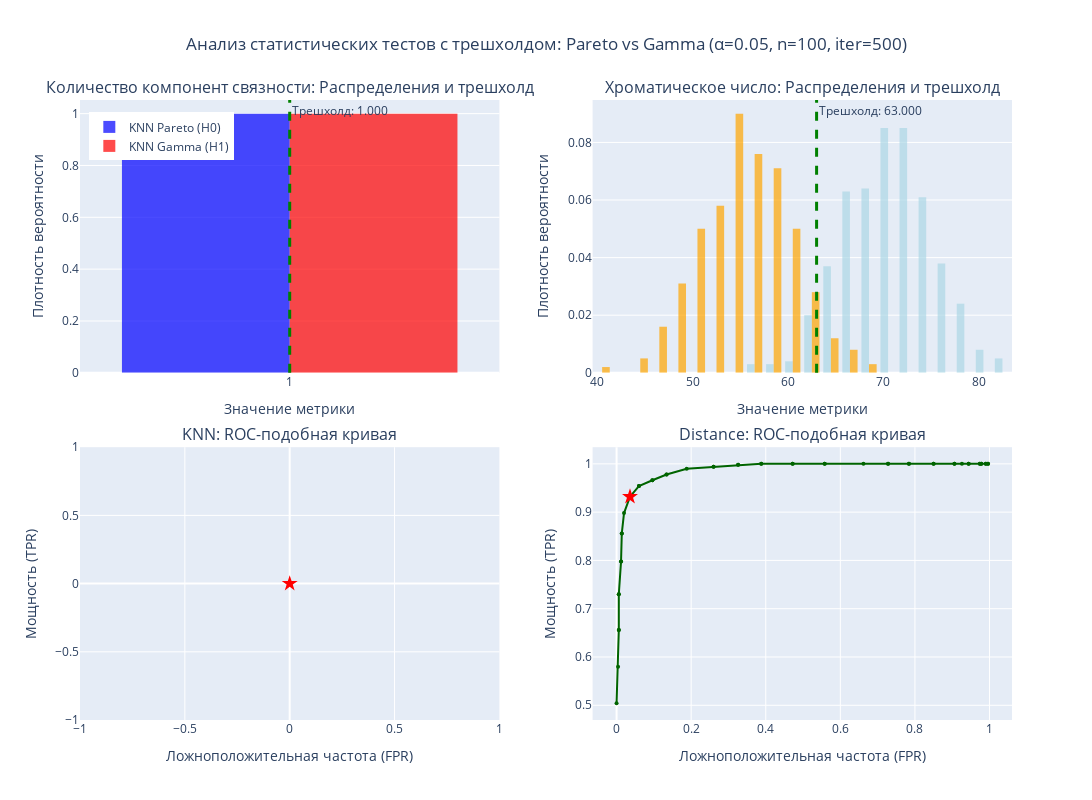

The notebook cell this image was saved under:
### Code cell
fig = make_subplots(
    rows=2,
    cols=2,
    subplot_titles=(
        "Количество компонент связности: Распределения и трешхолд",
        "Хроматическое число: Распределения и трешхолд",
        "KNN: ROC-подобная кривая",
        "Distance: ROC-подобная кривая",
    ),
    specs=[
        [{"secondary_y": False}, {"secondary_y": False}],
        [{"secondary_y": False}, {"secondary_y": False}],
    ],
    vertical_spacing=0.12,
    horizontal_spacing=0.1,
)

fig.add_trace(
    go.Histogram(
        x=knn_f_two,
        name="KNN Pareto (H0)",
        opacity=0.7,
        nbinsx=30,
        marker_color="blue",
        histnorm="probability density",
    ),
    row=1,
    col=1,
)

fig.add_trace(
    go.Histogram(
        x=knn_h_two,
        name="KNN Gamma (H1)",
        opacity=0.7,
        nbinsx=30,
        marker_color="red",
        histnorm="probability density",
    ),
    row=1,
    col=1,
)

fig.add_vline(
    x=knn_thr,
    line=dict(color="green", width=3, dash="dash"),
    annotation_text=f"Трешхолд: {knn_thr:.3f}",
    row=1,
    col=1,
)

fig.add_trace(
    go.Histogram(
        x=dist_f_two,
        name="Distance Pareto (H0)",
        opacity=0.7,
        nbinsx=30,
        marker_color="lightblue",
        histnorm="probability density",
        showlegend=False,
    ),
    row=1,
    col=2,
)

fig.add_trace(
    go.Histogram(
        x=dist_h_two,
        name="Distance Gamma (H1)",
        opacity=0.7,
        nbinsx=30,
        marker_color="orange",
        histnorm="probability density",
        showlegend=False,
    ),
    row=1,
    col=2,
)

fig.add_vline(
    x=dist_thr,
    line=dict(color="green", width=3, dash="dash"),
    annotation_text=f"Трешхолд: {dist_thr:.3f}",
    row=1,
    col=2,
)

thresholds_knn: np.ndarray = np.linspace(min(knn_f_two), max(knn_f_two), 50)

if knn_h_mean > knn_f_mean:
    power_knn: List[float] = [sum(np.array(knn_h_two) > thr) / len(knn_h_two) for thr in thresholds_knn]
    fpr_knn: List[float] = [sum(np.array(knn_f_two) > thr) / len(knn_f_two) for thr in thresholds_knn]
    current_fpr_knn: float = sum(np.array(knn_f_two) > knn_thr) / len(knn_f_two)
    current_power_knn: float = sum(np.array(knn_h_two) > knn_thr) / len(knn_h_two)
else:
    power_knn: List[float] = [sum(np.array(knn_h_two) < thr) / len(knn_h_two) for thr in thresholds_knn]
    fpr_knn: List[float] = [sum(np.array(knn_f_two) < thr) / len(knn_f_two) for thr in thresholds_knn]
    current_fpr_knn: float = sum(np.array(knn_f_two) < knn_thr) / len(knn_f_two)
    current_power_knn: float = sum(np.array(knn_h_two) < knn_thr) / len(knn_h_two)

fig.add_trace(
    go.Scatter(
        x=fpr_knn,
        y=power_knn,
        mode="lines+markers",
        name="KNN ROC",
        line=dict(color="purple", width=2),
        marker=dict(size=4),
        showlegend=False,
    ),
    row=2,
    col=1,
)

fig.add_trace(
    go.Scatter(
        x=[current_fpr_knn],
        y=[current_power_knn],
        mode="markers",
        marker=dict(size=12, color="red", symbol="star"),
        name=f"α={a}",
        showlegend=False,
    ),
    row=2,
    col=1,
)

thresholds_dist: np.ndarray = np.linspace(min(dist_f_two), max(dist_f_two), 50)

if dist_h_mean > dist_f_mean:
    power_dist: List[float] = [sum(np.array(dist_h_two) > thr) / len(dist_h_two) for thr in thresholds_dist]
    fpr_dist: List[float] = [sum(np.array(dist_f_two) > thr) / len(dist_f_two) for thr in thresholds_dist]
    current_fpr_dist: float = sum(np.array(dist_f_two) > dist_thr) / len(dist_f_two)
    current_power_dist: float = sum(np.array(dist_h_two) > dist_thr) / len(dist_h_two)
else:
    power_dist: List[float] = [sum(np.array(dist_h_two) < thr) / len(dist_h_two) for thr in thresholds_dist]
    fpr_dist: List[float] = [sum(np.array(dist_f_two) < thr) / len(dist_f_two) for thr in thresholds_dist]
    current_fpr_dist: float = sum(np.array(dist_f_two) < dist_thr) / len(dist_f_two)
    current_power_dist: float = sum(np.array(dist_h_two) < dist_thr) / len(dist_h_two)

fig.add_trace(
    go.Scatter(
        x=fpr_dist,
        y=power_dist,
        mode="lines+markers",
        name="Distance ROC",
        line=dict(color="darkgreen", width=2),
        marker=dict(size=4),
        showlegend=False,
    ),
    row=2,
    col=2,
)

fig.add_trace(
    go.Scatter(
        x=[current_fpr_dist],
        y=[current_power_dist],
        mode="markers",
        marker=dict(size=12, color="red", symbol="star"),
        name=f"α={a}",
        showlegend=False,
    ),
    row=2,
    col=2,
)

fig.update_xaxes(title_text="Значение метрики", row=1, col=1)
fig.update_xaxes(title_text="Значение метрики", row=1, col=2)
fig.update_xaxes(title_text="Ложноположительная частота (FPR)", row=2, col=1)
fig.update_xaxes(title_text="Ложноположительная частота (FPR)", row=2, col=2)

fig.update_yaxes(title_text="Плотность вероятности", row=1, col=1)
fig.update_yaxes(title_text="Плотность вероятности", row=1, col=2)
fig.update_yaxes(title_text="Мощность (TPR)", row=2, col=1)
fig.update_yaxes(title_text="Мощность (TPR)", row=2, col=2)

fig.update_layout(
    title_text=f"Анализ статистических тестов с трешхолдом: Pareto vs Gamma (α={a}, n={n}, iter={mc_iter})",
    title_x=0.5,
    width=1300,
    height=800,
    showlegend=True,
    legend=dict(yanchor="top", y=0.98, xanchor="left", x=0.01),
)

fig.show()

### Figure 1 — Plotly figure (JSON) as saved in the notebook; plotly's stock layout.template omitted (floating-point values rounded to 4 significant figures; data arrays with more than 128 entries replaced by an {"elided": "..."} marker saying what was removed)
{"data": [{"histnorm": "probability density", "marker": {"color": "blue"}, "name": "KNN Pareto (H0)", "nbinsx": 30, "opacity": 0.7, "type": "histogram", "x": {"elided": "500 int values"}, "xaxis": "x", "yaxis": "y"}, {"histnorm": "probability density", "marker": {"color": "red"}, "name": "KNN Gamma (H1)", "nbinsx": 30, "opacity": 0.7, "type": "histogram", "x": {"elided": "500 int values"}, "xaxis": "x", "yaxis": "y"}, {"histnorm": "probability density", "marker": {"color": "lightblue"}, "name": "Distance Pareto (H0)", "nbinsx": 30, "opacity": 0.7, "showlegend": false, "type": "histogram", "x": {"elided": "500 int values"}, "xaxis": "x2", "yaxis": "y2"}, {"histnorm": "probability density", "marker": {"color": "orange"}, "name": "Distance Gamma (H1)", "nbinsx": 30, "opacity": 0.7, "showlegend": false, "type": "histogram", "x": {"elided": "500 int values"}, "xaxis": "x2", "yaxis": "y2"}, {"line": {"color": "purple", "width": 2}, "marker": {"size": 4}, "mode": "lines+markers", "name": "KNN ROC", "showlegend": false, "type": "scatter", "x": [0, 0, 0, 0, 0, 0, 0, 0, 0, 0, 0, 0, 0, 0, 0, 0, 0, 0, 0, 0, 0, 0, 0, 0, 0, 0, 0, 0, 0, 0, 0, 0, 0, 0, 0, 0, 0, 0, 0, 0, 0, 0, 0, 0, 0, 0, 0, 0, 0, 0], "xaxis": "x3", "y": [0, 0, 0, 0, 0, 0, 0, 0, 0, 0, 0, 0, 0, 0, 0, 0, 0, 0, 0, 0, 0, 0, 0, 0, 0, 0, 0, 0, 0, 0, 0, 0, 0, 0, 0, 0, 0, 0, 0, 0, 0, 0, 0, 0, 0, 0, 0, 0, 0, 0], "yaxis": "y3"}, {"marker": {"color": "red", "size": 12, "symbol": "star"}, "mode": "markers", "name": "α=0.05", "showlegend": false, "type": "scatter", "x": [0], "xaxis": "x3", "y": [0], "yaxis": "y3"}, {"line": {"color": "darkgreen", "width": 2}, "marker": {"size": 4}, "mode": "lines+markers", "name": "Distance ROC", "showlegend": false, "type": "scatter", "x": [0, 0.004, 0.006, 0.006, 0.006, 0.006, 0.012, 0.012, 0.014, 0.014, 0.02, 0.036, 0.036, 0.06, 0.06, 0.096, 0.096, 0.134, 0.134, 0.188, 0.26, 0.26, 0.326, 0.326, 0.388, 0.388, 0.472, 0.472, 0.558, 0.558, 0.662, 0.728, 0.728, 0.784, 0.784, 0.85, 0.85, 0.906, 0.906, 0.926, 0.944, 0.944, 0.974, 0.974, 0.978, 0.978, 0.99, 0.99, 0.996, 0.996], "xaxis": "x4", "y": [0.504, 0.58, 0.656, 0.656, 0.73, 0.73, 0.798, 0.798, 0.856, 0.856, 0.898, 0.932, 0.932, 0.954, 0.954, 0.966, 0.966, 0.978, 0.978, 0.99, 0.994, 0.994, 0.998, 0.998, 1, 1, 1, 1, 1, 1, 1, 1, 1, 1, 1, 1, 1, 1, 1, 1, 1, 1, 1, 1, 1, 1, 1, 1, 1, 1], "yaxis": "y4"}, {"marker": {"color": "red", "size": 12, "symbol": "star"}, "mode": "markers", "name": "α=0.05", "showlegend": false, "type": "scatter", "x": [0.036], "xaxis": "x4", "y": [0.932], "yaxis": "y4"}], "layout": {"annotations": [{"font": {"size": 16}, "showarrow": false, "text": "Количество компонент связности: Распределения и трешхолд", "x": 0.225, "xanchor": "center", "xref": "paper", "y": 1, "yanchor": "bottom", "yref": "paper"}, {"font": {"size": 16}, "showarrow": false, "text": "Хроматическое число: Распределения и трешхолд", "x": 0.775, "xanchor": "center", "xref": "paper", "y": 1, "yanchor": "bottom", "yref": "paper"}, {"font": {"size": 16}, "showarrow": false, "text": "KNN: ROC-подобная кривая", "x": 0.225, "xanchor": "center", "xref": "paper", "y": 0.44, "yanchor": "bottom", "yref": "paper"}, {"font": {"size": 16}, "showarrow": false, "text": "Distance: ROC-подобная кривая", "x": 0.775, "xanchor": "center", "xref": "paper", "y": 0.44, "yanchor": "bottom", "yref": "paper"}, {"showarrow": false, "text": "Трешхолд: 1.000", "x": 1, "xanchor": "left", "xref": "x", "y": 1, "yanchor": "top", "yref": "y domain"}, {"showarrow": false, "text": "Трешхолд: 63.000", "x": 63, "xanchor": "left", "xref": "x2", "y": 1, "yanchor": "top", "yref": "y2 domain"}], "height": 800, "legend": {"x": 0.01, "xanchor": "left", "y": 0.98, "yanchor": "top"}, "shapes": [{"line": {"color": "green", "dash": "dash", "width": 3}, "type": "line", "x0": 1, "x1": 1, "xref": "x", "y0": 0, "y1": 1, "yref": "y domain"}, {"line": {"color": "green", "dash": "dash", "width": 3}, "type": "line", "x0": 63, "x1": 63, "xref": "x2", "y0": 0, "y1": 1, "yref": "y2 domain"}], "showlegend": true, "title": {"text": "Анализ статистических тестов с трешхолдом: Pareto vs Gamma (α=0.05, n=100, iter=500)", "x": 0.5}, "width": 1300, "xaxis": {"anchor": "y", "domain": [0, 0.45], "title": {"text": "Значение метрики"}}, "xaxis2": {"anchor": "y2", "domain": [0.55, 1], "title": {"text": "Значение метрики"}}, "xaxis3": {"anchor": "y3", "domain": [0, 0.45], "title": {"text": "Ложноположительная частота (FPR)"}}, "xaxis4": {"anchor": "y4", "domain": [0.55, 1], "title": {"text": "Ложноположительная частота (FPR)"}}, "yaxis": {"anchor": "x", "domain": [0.56, 1], "title": {"text": "Плотность вероятности"}}, "yaxis2": {"anchor": "x2", "domain": [0.56, 1], "title": {"text": "Плотность вероятности"}}, "yaxis3": {"anchor": "x3", "domain": [0, 0.44], "title": {"text": "Мощность (TPR)"}}, "yaxis4": {"anchor": "x4", "domain": [0, 0.44], "title": {"text": "Мощность (TPR)"}}}}
